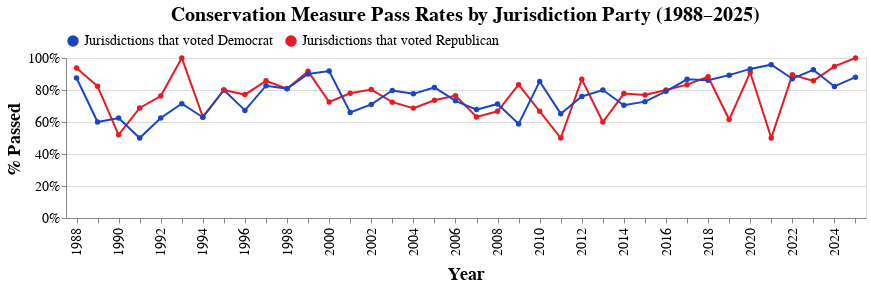

Here is the notebook cell this chart was saved with:
### Markdown cell above
# Pass rates by jurisdiction party

### Code cell
df = (
    votes
    .filter(_.party.isin(["Democrat", "Republican"]))
    .group_by("year", "party")
    .agg(pass_fraction=((_.status.isin(["Pass", "Pass*"]))).cast("int").mean())
    .order_by("year")
    .execute()
)

chart = year_line(
    df,
    y="pass_fraction",
    group="party",
    title="Conservation Measure Pass Rates by Jurisdiction Party (1988–2025)",
    y_title="% Passed",
    stat='percent'
)


chart.save('percent_passed_party.png', ppi=200)
chart

### Figure 1 — Vega-Lite specification as saved in the notebook (floating-point values rounded to 4 significant figures)
{"config": {"view": {"continuousWidth": 300, "continuousHeight": 300}}, "data": {"name": "data-7fa8f85f3c2a4e1c6a702ea454575f2a"}, "mark": {"type": "line", "point": true}, "encoding": {"color": {"field": "party_label", "legend": {"direction": "horizontal", "labelFontSize": 14, "labelLimit": 500, "offset": 5, "orient": "top", "title": null}, "scale": {"domain": ["Jurisdictions that voted Democrat", "Jurisdictions that voted Republican"], "range": ["#1b46c2", "#E81B23"]}, "type": "nominal"}, "x": {"axis": {"labelExpr": "(toNumber(datum.value) % 2 === 0) ? datum.value : ''", "labelFontSize": 14, "labelPadding": 4, "titleFontSize": 18, "titlePadding": 10}, "field": "year", "title": "Year", "type": "ordinal"}, "y": {"axis": {"format": "%", "labelFontSize": 14, "titleFontSize": 18}, "field": "pass_fraction", "title": "% Passed", "type": "quantitative"}}, "height": 160, "title": {"text": "Conservation Measure Pass Rates by Jurisdiction Party (1988–2025)", "dy": -5, "fontSize": 20}, "transform": [{"calculate": "datum['party'] === 'Republican' ? 'Jurisdictions that voted Republican' : datum['party'] === 'Democrat' ? 'Jurisdictions that voted Democrat' : datum['party']", "as": "party_label"}], "width": 800, "$schema": "https://vega.github.io/schema/vega-lite/v5.17.0.json", "datasets": {"data-7fa8f85f3c2a4e1c6a702ea454575f2a": [{"year": 1988, "party": "Republican", "pass_fraction": 0.9375}, {"year": 1988, "party": "Democrat", "pass_fraction": 0.875}, {"year": 1989, "party": "Republican", "pass_fraction": 0.8235}, {"year": 1989, "party": "Democrat", "pass_fraction": 0.6}, {"year": 1990, "party": "Democrat", "pass_fraction": 0.625}, {"year": 1990, "party": "Republican", "pass_fraction": 0.52}, {"year": 1991, "party": "Republican", "pass_fraction": 0.6875}, {"year": 1991, "party": "Democrat", "pass_fraction": 0.5}, {"year": 1992, "party": "Republican", "pass_fraction": 0.7619}, {"year": 1992, "party": "Democrat", "pass_fraction": 0.625}, {"year": 1993, "party": "Democrat", "pass_fraction": 0.7143}, {"year": 1993, "party": "Republican", "pass_fraction": 1.0}, {"year": 1994, "party": "Republican", "pass_fraction": 0.6316}, {"year": 1994, "party": "Democrat", "pass_fraction": 0.6296}, {"year": 1995, "party": "Democrat", "pass_fraction": 0.8}, {"year": 1995, "party": "Republican", "pass_fraction": 0.8}, {"year": 1996, "party": "Republican", "pass_fraction": 0.7714}, {"year": 1996, "party": "Democrat", "pass_fraction": 0.6724}, {"year": 1997, "party": "Republican", "pass_fraction": 0.8571}, {"year": 1997, "party": "Democrat", "pass_fraction": 0.8269}, {"year": 1998, "party": "Republican", "pass_fraction": 0.8077}, {"year": 1998, "party": "Democrat", "pass_fraction": 0.8087}, {"year": 1999, "party": "Republican", "pass_fraction": 0.9167}, {"year": 1999, "party": "Democrat", "pass_fraction": 0.9}, {"year": 2000, "party": "Democrat", "pass_fraction": 0.9182}, {"year": 2000, "party": "Republican", "pass_fraction": 0.7253}, {"year": 2001, "party": "Democrat", "pass_fraction": 0.6593}, {"year": 2001, "party": "Republican", "pass_fraction": 0.7797}, {"year": 2002, "party": "Democrat", "pass_fraction": 0.7097}, {"year": 2002, "party": "Republican", "pass_fraction": 0.8036}, {"year": 2003, "party": "Republican", "pass_fraction": 0.7241}, {"year": 2003, "party": "Democrat", "pass_fraction": 0.7969}, {"year": 2004, "party": "Republican", "pass_fraction": 0.6867}, {"year": 2004, "party": "Democrat", "pass_fraction": 0.776}, {"year": 2005, "party": "Republican", "pass_fraction": 0.7358}, {"year": 2005, "party": "Democrat", "pass_fraction": 0.8161}, {"year": 2006, "party": "Democrat", "pass_fraction": 0.7321}, {"year": 2006, "party": "Republican", "pass_fraction": 0.7647}, {"year": 2007, "party": "Democrat", "pass_fraction": 0.6774}, {"year": 2007, "party": "Republican", "pass_fraction": 0.6316}, {"year": 2008, "party": "Democrat", "pass_fraction": 0.7128}, {"year": 2008, "party": "Republican", "pass_fraction": 0.6667}, {"year": 2009, "party": "Democrat", "pass_fraction": 0.5882}, {"year": 2009, "party": "Republican", "pass_fraction": 0.8333}, {"year": 2010, "party": "Republican", "pass_fraction": 0.6667}, {"year": 2010, "party": "Democrat", "pass_fraction": 0.8537}, {"year": 2011, "party": "Republican", "pass_fraction": 0.5}, {"year": 2011, "party": "Democrat", "pass_fraction": 0.6522}, {"year": 2012, "party": "Republican", "pass_fraction": 0.8667}, {"year": 2012, "party": "Democrat", "pass_fraction": 0.7593}, {"year": 2013, "party": "Republican", "pass_fraction": 0.6}, {"year": 2013, "party": "Democrat", "pass_fraction": 0.8}, {"year": 2014, "party": "Republican", "pass_fraction": 0.7778}, {"year": 2014, "party": "Democrat", "pass_fraction": 0.7045}, {"year": 2015, "party": "Republican", "pass_fraction": 0.7692}, {"year": 2015, "party": "Democrat", "pass_fraction": 0.7273}, {"year": 2016, "party": "Republican", "pass_fraction": 0.8}, {"year": 2016, "party": "Democrat", "pass_fraction": 0.7917}, {"year": 2017, "party": "Democrat", "pass_fraction": 0.8667}, {"year": 2017, "party": "Republican", "pass_fraction": 0.8333}, {"year": 2018, "party": "Democrat", "pass_fraction": 0.8605}, {"year": 2018, "party": "Republican", "pass_fraction": 0.8824}, {"year": 2019, "party": "Democrat", "pass_fraction": 0.8929}, {"year": 2019, "party": "Republican", "pass_fraction": 0.6154}, {"year": 2020, "party": "Republican", "pass_fraction": 0.9091}, {"year": 2020, "party": "Democrat", "pass_fraction": 0.9318}, {"year": 2021, "party": "Democrat", "pass_fraction": 0.9583}, {"year": 2021, "party": "Republican", "pass_fraction": 0.5}, {"year": 2022, "party": "Democrat", "pass_fraction": 0.8704}, {"year": 2022, "party": "Republican", "pass_fraction": 0.8947}, {"year": 2023, "party": "Republican", "pass_fraction": 0.8571}, {"year": 2023, "party": "Democrat", "pass_fraction": 0.9259}, {"year": 2024, "party": "Democrat", "pass_fraction": 0.8222}, {"year": 2024, "party": "Republican", "pass_fraction": 0.9474}, {"year": 2025, "party": "Republican", "pass_fraction": 1.0}, {"year": 2025, "party": "Democrat", "pass_fraction": 0.88}]}}
